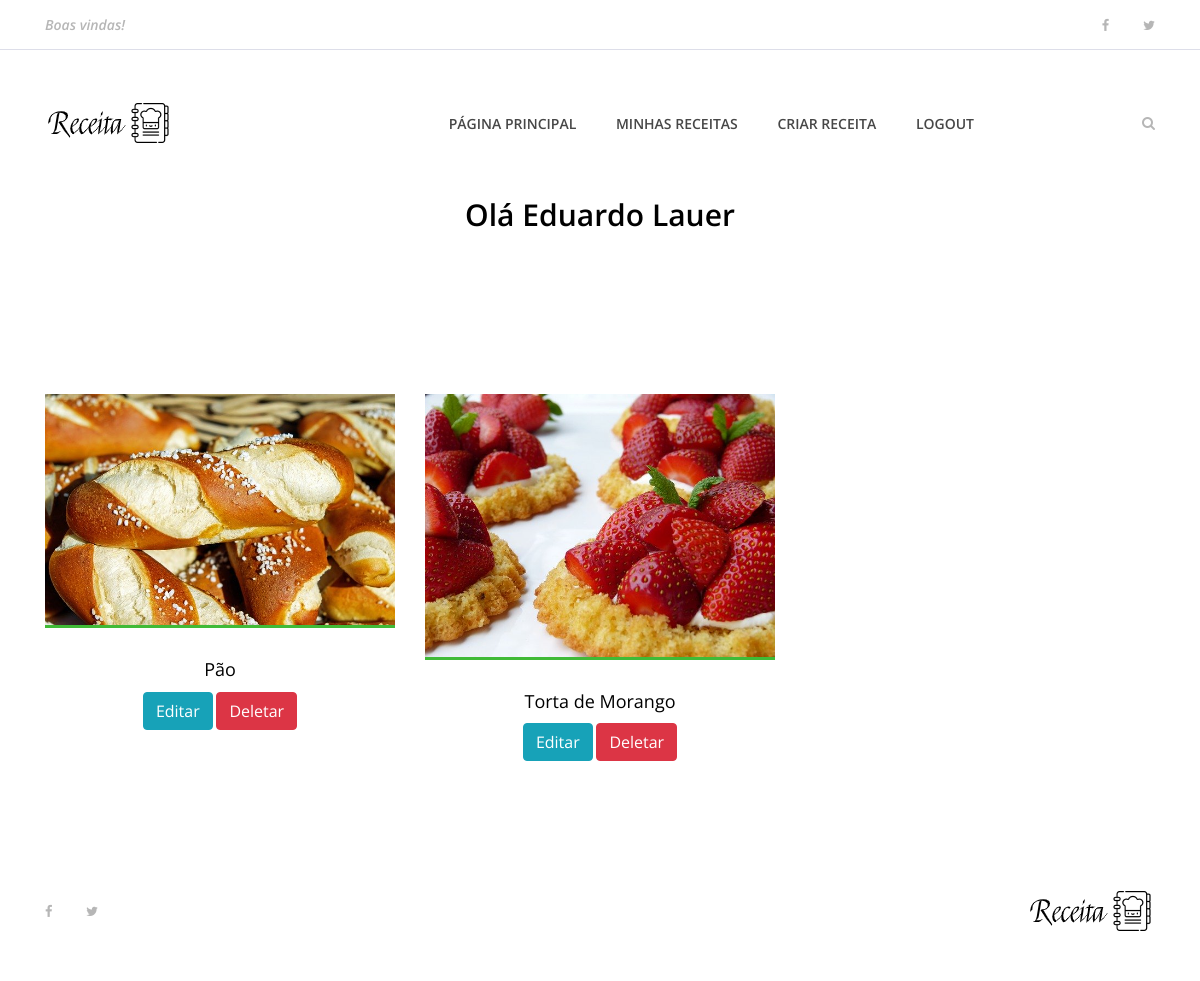
The app's page /usuarios/dashboard (signed in), older data.
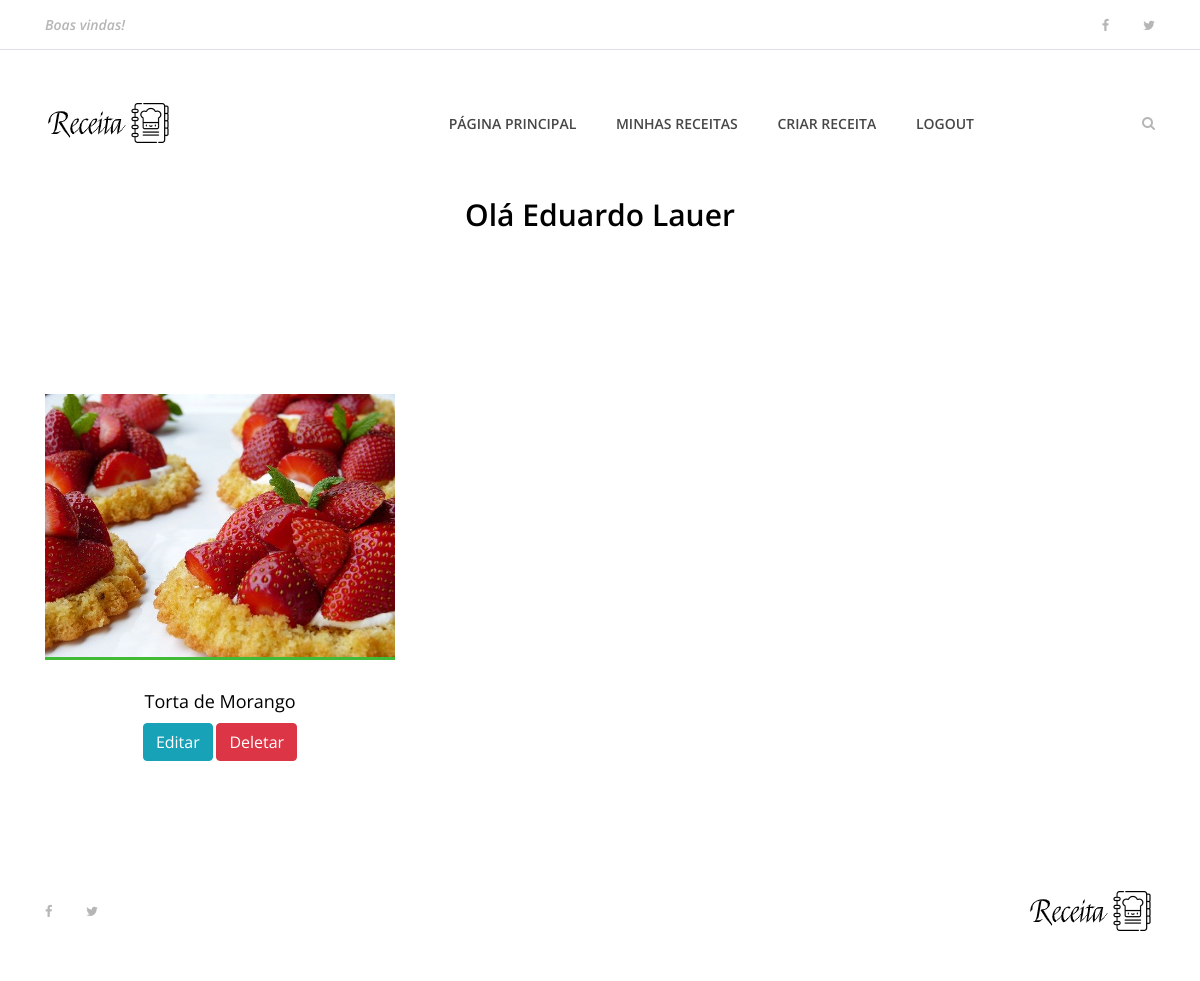
The same page, newer data.
### receita/models.py (models this page shows, shortened)
class Receita(models.Model):
    pessoa = models.ForeignKey(User, on_delete=models.CASCADE, default='')
    objects = models.Manager
    nome_receita = models.CharField(max_length=200)
    ingredientes = models.TextField()
    modo_preparo = models.TextField()
    tempo_preparo = models.IntegerField()
    rendimento = models.CharField(max_length=100)
    categoria = models.CharField(max_length=100)
    date_receita = models.DateTimeField(default=datetime.now(), blank=True)
    foto_receita = models.ImageField(upload_to='fotos/%d/%m/%Y', blank=True)
    publicada = models.BooleanField(default=False)

### usuarios/views.py (the view)
# urls.py: path('dashboard', views.dashboard, name='dashboard'),
def dashboard(request):
    if request.user.is_authenticated:
        id = request.user.id
        receitas = Receita.objects.order_by('-date_receita').filter(pessoa=id)
        dados = {
            'receitas': receitas
        }
        return render(request, 'usuarios/dashboard.html', dados)
    else:
        return redirect('index')

### templates/usuarios/dashboard.html (shortened to what this page needs)
{% extends 'base.html' %}
{% load static %}
{% block content %}
    {% include 'partials/header.html' %}
    <div class="contact-area section-padding-0-80">
       <div class="container">
           <div class="row">
               <div class="col-12">
                   <div class="section-heading">
                       <h3>Olá {{ user.username }}</h3>
                   </div>
               </div>
           </div>
       </div>
    </div>
    <section class="best-receipe-area">
        <div class="container">
            <div class="row">
                {% if receitas %}
                {% for receita in receitas %}
                <div class="col-12 col-sm-6 col-lg-4">
                    <div class="single-best-receipe-area mb-30">
                        {% if receita.foto_receita == '' %}
                        <img src="{% static 'img/bg-img/foto_receita.png' %}" alt="">
                        {% else %}
                        <img src="{{ receita.foto_receita.url }}" alt="">
                        {% endif %}
                        <div class="receipe-content">
                            <a href="{% url 'receita' receita.id %}">
                                <h5>{{ receita.nome_receita }}</h5>
                                <a href="{% url 'edita_receita' receita.id %}" type="button" class="btn btn-info">Editar</a>
                                <a href="{% url 'deleta_receita' receita.id %}" type="button" class="btn btn-danger">Deletar</a>
                            </a>
                        </div>
                    </div>
                </div>
                {% endfor %}
                {% endif %}
            </div>
        </div>
    </section>
    {% include 'partials/footer.html' %}
{% endblock %}

Row changes from the older to the newer data that the page shows:
removed Receita: foto_receita (picture), nome_receita "Pão"
